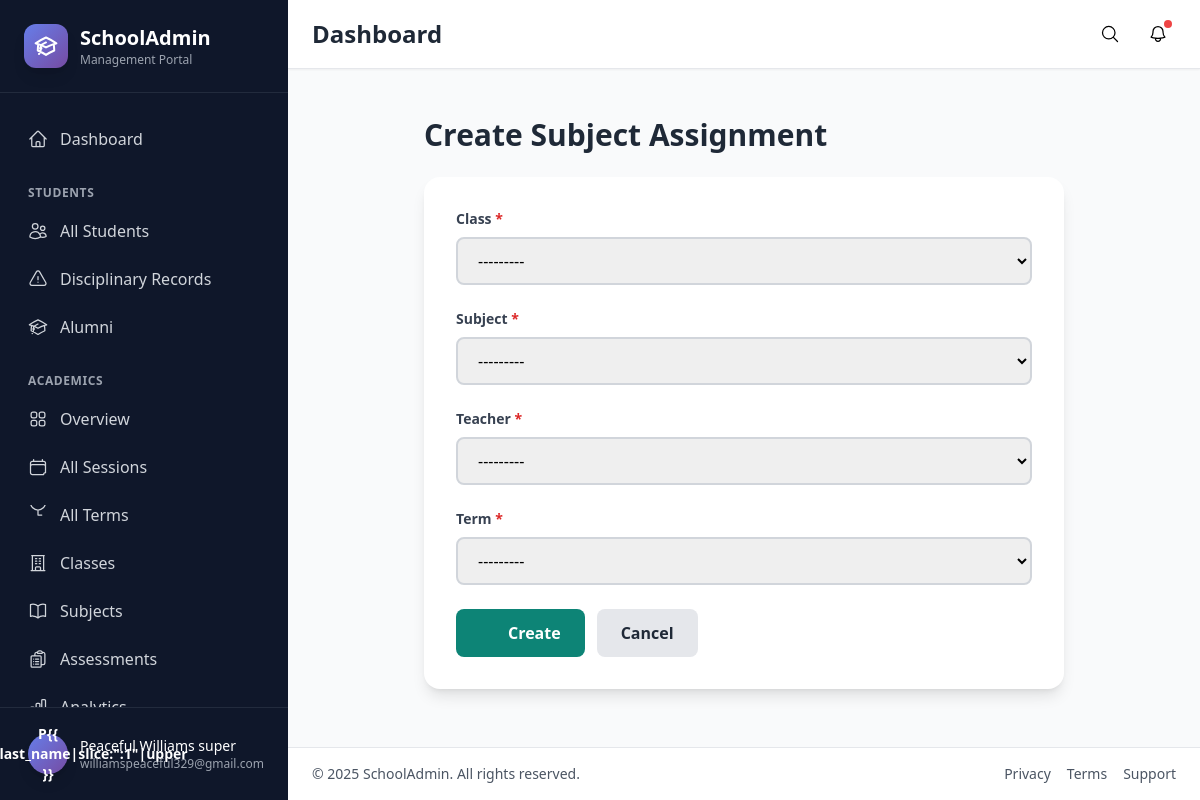
Page /academics/assignments/create/ (signed in) on the committed database.
### academics/models.py (models this page shows, shortened)
class ClassRoom(models.Model):
    CLASS_LEVEL_CHOICES = [
        ("JSS1", "JSS 1"),
        ("JSS2", "JSS 2"),
        ("JSS3", "JSS 3"),
        ("SS1", "SS 1"),
        ("SS2", "SS 2"),
        ("SS3", "SS 3"),
    ]
    ARM_CHOICES = [
        ("A", "A"),
        ("B", "B"),
        ("C", "C"),
        ("D", "D"),
        ("E", "E"),
        ("F", "F"),
        ("G", "G"),
        ("H", "H"),
    ]
    level = models.CharField(max_length=10, choices=CLASS_LEVEL_CHOICES)
    arm = models.CharField(max_length=1, choices=ARM_CHOICES)
    session = models.ForeignKey(AcademicSession, on_delete=models.CASCADE)
    class_teacher = models.ForeignKey(
        User, on_delete=models.SET_NULL, null=True, blank=True
    )
    def __str__(self):
        return f"{self.level}{self.arm}"
    class Meta:
        unique_together = ["level", "arm", "session"]
        ordering = ["level", "arm"]

class Subject(models.Model):
    name = models.CharField(max_length=100)
    code = models.CharField(max_length=20, unique=True)
    description = models.TextField(blank=True)
    is_core = models.BooleanField(default=True)  # Core or Elective
    def __str__(self):
        return self.name
    class Meta:
        ordering = ["name"]

class Term(models.Model):
    TERM_CHOICES = [
        ("First", "First Term"),
        ("Second", "Second Term"),
        ("Third", "Third Term"),
    ]
    session = models.ForeignKey(
        AcademicSession, on_delete=models.CASCADE, related_name="terms"
    )
    name = models.CharField(max_length=20, choices=TERM_CHOICES)
    start_date = models.DateField()
    end_date = models.DateField()
    is_current = models.BooleanField(default=False)
    def __str__(self):
        return f"{self.session.name} - {self.name}"
    class Meta:
        unique_together = ["session", "name"]
        ordering = ["-session__start_date", "name"]

class AcademicSession(models.Model):
    name = models.CharField(max_length=100)  # e.g., "2024/2025"
    start_date = models.DateField()
    end_date = models.DateField()
    is_current = models.BooleanField(default=False)
    class Meta:
        ordering = ["-start_date"]

### academics/views.py (the view)
# urls.py: path("assignments/create/", views.assignment_create, name="assignment_create"),
@login_required
@user_passes_test(lambda u: u.is_superuser)
def assignment_create(request):
    if request.method == "POST":
        form = SubjectAssignmentForm(request.POST)
        if form.is_valid():
            assignment = form.save()
            messages.success(request, "Subject assigned successfully!")
            return redirect("academics:assignment_list")
    else:
        form = SubjectAssignmentForm()
    return render(
        request, "academics/assignment_form.html", {"form": form, "action": "Create"}
    )

### academics/forms.py
class SubjectAssignmentForm(forms.ModelForm):
    class Meta:
        model = SubjectAssignment
        fields = ["classroom", "subject", "teacher", "term"]
        widgets = {
            "classroom": forms.Select(attrs={"class": "form-select"}),
            "subject": forms.Select(attrs={"class": "form-select"}),
            "teacher": forms.Select(attrs={"class": "form-select"}),
            "term": forms.Select(attrs={"class": "form-select"}),
        }
    def __init__(self, *args, **kwargs):
        super().__init__(*args, **kwargs)
        self.fields["teacher"].queryset = User.objects.filter(is_staff=True)

### academics/templates/academics/assignment_form.html (shortened to what this page needs)
{% extends 'records/base.html' %}
{% block content %}
<div class="container mx-auto px-4 py-6 max-w-2xl">
    <div class="mb-6">
        <h2 class="text-2xl md:text-3xl font-bold text-gray-800">{{ action }} Subject Assignment</h2>
    </div>
    <div class="bg-white rounded-2xl shadow-lg p-6 md:p-8">
        <form method="post">
            <div class="mb-6">
                <label class="block text-sm font-semibold text-gray-700 mb-2">Class <span class="text-red-600">*</span></label>
                <select name="classroom" required
                    class="w-full px-4 py-2.5 border-2 border-gray-300 rounded-lg focus:outline-none focus:ring-2 focus:ring-primary-500/50 focus:border-primary-500 transition-all {% if form.classroom.errors %}border-red-500{% endif %}">
                    {% for value, label in form.classroom.field.choices %}
                    <option value="{{ value }}" {% if form.classroom.value == value %}selected{% endif %}>{{ label }}</option>
                    {% endfor %}
                </select>
            </div>
            <div class="mb-6">
                <label class="block text-sm font-semibold text-gray-700 mb-2">Subject <span class="text-red-600">*</span></label>
                <select name="subject" required
                    class="w-full px-4 py-2.5 border-2 border-gray-300 rounded-lg focus:outline-none focus:ring-2 focus:ring-primary-500/50 focus:border-primary-500 transition-all {% if form.subject.errors %}border-red-500{% endif %}">
                    {% for value, label in form.subject.field.choices %}
                    <option value="{{ value }}" {% if form.subject.value == value %}selected{% endif %}>{{ label }}</option>
                    {% endfor %}
                </select>
            </div>
            <div class="mb-6">
                <label class="block text-sm font-semibold text-gray-700 mb-2">Teacher <span class="text-red-600">*</span></label>
                <select name="teacher" required
                    class="w-full px-4 py-2.5 border-2 border-gray-300 rounded-lg focus:outline-none focus:ring-2 focus:ring-primary-500/50 focus:border-primary-500 transition-all {% if form.teacher.errors %}border-red-500{% endif %}">
                    {% for value, label in form.teacher.field.choices %}
                    <option value="{{ value }}" {% if form.teacher.value == value %}selected{% endif %}>{{ label }}</option>
                    {% endfor %}
                </select>
            </div>
            <div class="mb-6">
                <label class="block text-sm font-semibold text-gray-700 mb-2">Term <span class="text-red-600">*</span></label>
                <select name="term" required
                    class="w-full px-4 py-2.5 border-2 border-gray-300 rounded-lg focus:outline-none focus:ring-2 focus:ring-primary-500/50 focus:border-primary-500 transition-all {% if form.term.errors %}border-red-500{% endif %}">
                    {% for value, label in form.term.field.choices %}
                    <option value="{{ value }}" {% if form.term.value == value %}selected{% endif %}>{{ label }}</option>
                    {% endfor %}
                </select>
            </div>
            <div class="flex flex-col sm:flex-row gap-3">
                <button type="submit" class="flex-1 sm:flex-none inline-flex items-center justify-center gap-2 px-6 py-3 bg-primary-600 text-white font-semibold rounded-lg hover:bg-primary-700 transition-colors">
                    <svg xmlns="http://www.w3.org/2000/svg" fill="none" viewBox="0 0 24 24" stroke-width="1.5" stroke="currentColor" class="w-5 h-5 inline-block" title="check-circle"></svg> {{ action }}
                </button>
                <a href="{% url 'academics:assignment_list' %}" class="flex-1 sm:flex-none inline-flex items-center justify-center gap-2 px-6 py-3 bg-gray-200 text-gray-800 font-semibold rounded-lg hover:bg-gray-300 transition-colors">
                    Cancel
                </a>
            </div>
        </form>
    </div>
</div>
{% endblock %}

### records/templates/records/base.html (shortened to what this page needs)
<!DOCTYPE html>
<html lang="en" class="h-full">
{% load static %}
<head>
    <script src="https://cdn.tailwindcss.com"></script>
</head>
<body class="h-full bg-gray-50">
    <div class="flex h-full">
        <aside id="sidebar"
            class="fixed inset-y-0 left-0 z-50 w-72 bg-sidebar-bg text-white transform transition-transform duration-300 lg:translate-x-0 -translate-x-full overflow-hidden sidebar-enter {% if 'login' in request.path %}hidden{% endif %}{% block hide_sidebar %}{% endblock %}">
            <div class="flex flex-col h-full">
                <div class="flex items-center gap-3 px-6 py-6 border-b border-gray-700/50">
                    <div class="bg-gradient-to-br from-primary-500 to-secondary-500 p-2.5 rounded-xl shadow-lg">
                    </div>
                    <div>
                        <h1 class="text-xl font-bold">SchoolAdmin</h1>
                        <p class="text-xs text-gray-400">Management Portal</p>
                    </div>
                </div>
                <nav class="flex-1 px-4 py-6 overflow-y-auto">
                    {% if request.user.is_authenticated %}
                    <a href="{% url 'portal:dashboard' %}" class="sidebar-link">
                        <span>Dashboard</span>
                    </a>
                    {% if request.user.is_staff %}
                    {% if not request.user.is_teacher %}
                    <div class="mt-6">
                        <p class="px-3 text-xs font-semibold text-gray-400 uppercase tracking-wider mb-2">Students</p>
                        <a href="{% url 'records:student_list' %}" class="sidebar-link">
                            <span>All Students</span>
                        </a>
                        <a href="{% url 'committee:offense_list' %}" class="sidebar-link">
                            <span>Disciplinary Records</span>
                        </a>
                        {% if request.user.is_superuser %}
                        <a href="{% url 'records:alumni_list' %}" class="sidebar-link">
                            <span>Alumni</span>
                        </a>
                        {% endif %}
                    </div>
                    {% endif %}
                    <div class="mt-6">
                        <p class="px-3 text-xs font-semibold text-gray-400 uppercase tracking-wider mb-2">Academics</p>
                        <a href="{% url 'academics:dashboard' %}" class="sidebar-link">
                            <span>Overview</span>
                        </a>
                        <a href="{% url 'academics:session_list' %}" class="sidebar-link">
                            <span>All Sessions</span>
                        </a>
                        <a href="{% url 'academics:term_list' %}" class="sidebar-link">
                            <svg xmlns="http://www.w3.org/2000/svg" fill="none" viewBox="0 0 24 24" stroke-width="1.5"
                                stroke="currentColor" class="w-5 h-5">
                                <path stroke-linecap="round" stroke-linejoin="round"
                                    d="M12 6v6h4.5m4.5-15a9 9 0 11-18 0 9 9 0 0118 0z" />
                            </svg>
                            <span>All Terms</span>
                        </a>
                        <a href="{% url 'academics:classroom_list' %}" class="sidebar-link">
                            <span>Classes</span>
                        </a>
                        <a href="{% url 'academics:subject_list' %}" class="sidebar-link">
                            <span>Subjects</span>
                        </a>
                        <a href="{% url 'academics:assessment_list' %}" class="sidebar-link">
                            <span>Assessments</span>
                        </a>
                        <a href="{% url 'academics:performance_analytics' %}" class="sidebar-link">
                            <span>Analytics</span>
                        </a>
                    </div>
                    {% endif %}
                    {% endif %}
                </nav>
                <div class="p-4 border-t border-gray-700/50">
                    {% if request.user.is_authenticated %}
                    <div class="relative group">
                        <button
                            class="w-full flex items-center gap-3 px-3 py-2.5 rounded-lg hover:bg-sidebar-hover transition-colors">
                            <div
                                class="w-10 h-10 rounded-full bg-gradient-to-br from-primary-500 to-secondary-500 flex items-center justify-center text-white font-bold text-sm shadow-lg">
                                {{ request.user.first_name|slice:":1"|upper }}{{ request.user.last_name|slice:":1"|upper
                                }}
                            </div>
                            <div class="flex-1 text-left">
                                <p class="font-medium text-sm truncate">{{ request.user.get_full_name }}</p>
                                <p class="text-xs text-gray-400 truncate">{{ request.user.email }}</p>
                            </div>
                        </button>
                    </div>
                    {% endif %}
                </div>
            </div>
        </aside>
        <div class="flex-1 flex flex-col {% block main_margin %}lg:ml-72{% endblock %}">
            <header class="sticky top-0 z-40 bg-white border-b border-gray-200 backdrop-blur-sm bg-white/95 shadow-sm {% block hide_header %}{% endblock %}">
                <div class="flex items-center justify-between px-6 py-4">
                    <h1 class="text-2xl font-bold text-gray-800">{% block page_title %}Dashboard{% endblock %}</h1>
                    <div class="flex items-center gap-3">
                        <button class="p-2 rounded-lg hover:bg-gray-100 transition-colors" title="Search">
                            <svg xmlns="http://www.w3.org/2000/svg" fill="none" viewBox="0 0 24 24" stroke-width="1.5"
                                stroke="currentColor" class="w-5 h-5">
                                <path stroke-linecap="round" stroke-linejoin="round"
                                    d="M21 21l-5.197-5.197m0 0A7.5 7.5 0 105.196 5.196a7.5 7.5 0 0010.607 10.607z" />
                            </svg>
                        </button>
                        <button class="relative p-2 rounded-lg hover:bg-gray-100 transition-colors"
                            title="Notifications">
                            <span class="absolute top-1 right-1 w-2 h-2 bg-red-500 rounded-full"></span>
                        </button>
                    </div>
                </div>
            </header>
                <main class="flex-1 overflow-y-auto p-6 content-fade">
                                {% block content %}{% endblock %}
            </main>
            <footer class="bg-white border-t border-gray-200 px-6 py-4">
                <div class="flex flex-col sm:flex-row items-center justify-between text-sm text-gray-600 gap-2">
                    <p>&copy; {% now "Y" %} SchoolAdmin. All rights reserved.</p>
                    <div class="flex gap-4">
                        <a href="#" class="hover:text-primary-600 transition-colors">Privacy</a>
                        <a href="#" class="hover:text-primary-600 transition-colors">Terms</a>
                        <a href="#" class="hover:text-primary-600 transition-colors">Support</a>
                    </div>
                </div>
            </footer>
        </div>
    </div>
</body>
</html>

### records/templates/records/base.html (style rules this page uses)
.sidebar-enter { animation: slideInLeft 0.3s ease-out; }
.content-fade { animation: fadeIn 0.4s ease-out; }
.sidebar-link { display: flex; align-items: center; gap: 0.75rem; padding: 0.625rem 0.75rem; border-radius: 0.5rem; color: #d1d5db; transition: all 0.2s ease; margin-bottom: 0.25rem; }

### rows in the picture
ClassRoom: classroom "---------"
Subject: subject "---------"
Term: term "---------"

### other values in the picture
{{ request.user.first_name|slice:":1"|upper }} "P"
{{ request.user.get_full_name }} "Peaceful Williams super"
{{ request.user.email }} "williamspeaceful329@gmail.com"
{{ action }} "Create"
